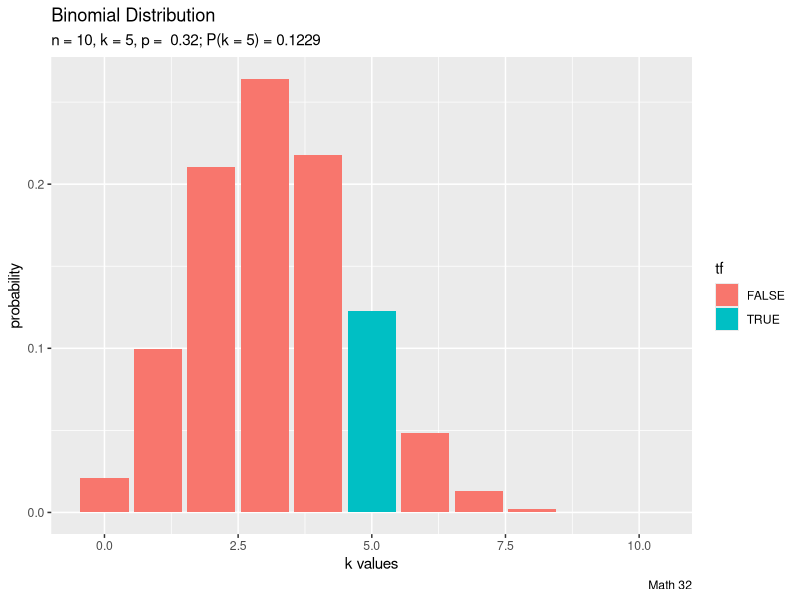
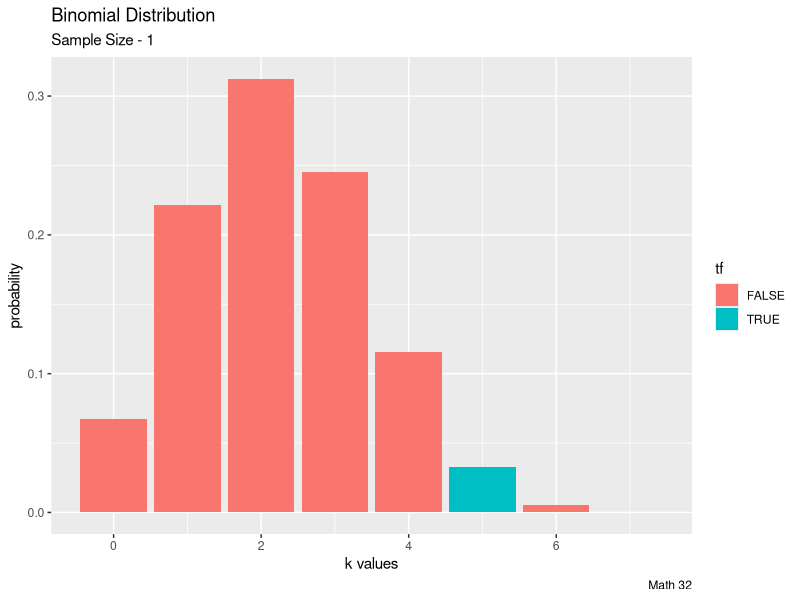
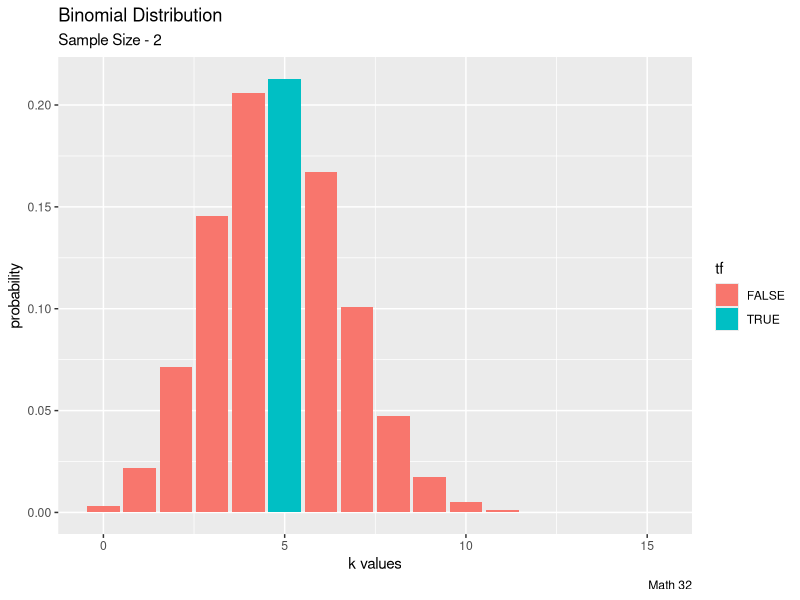
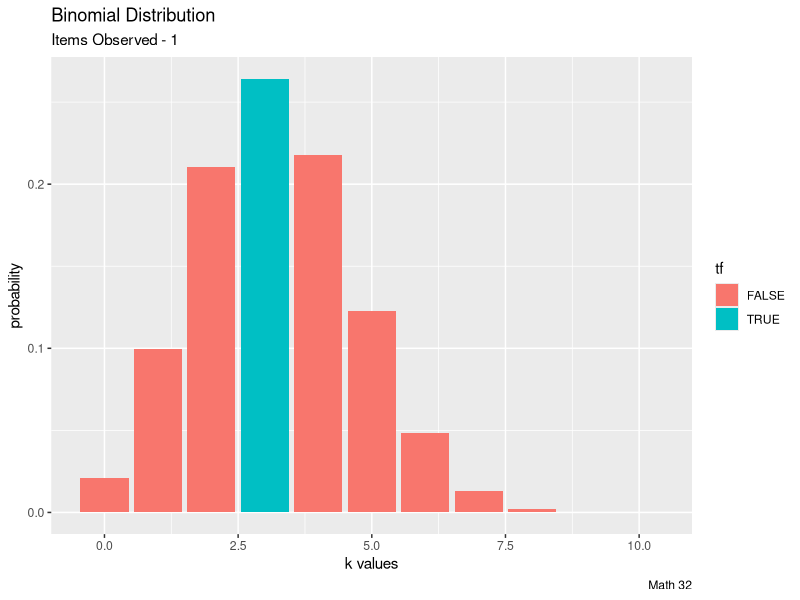
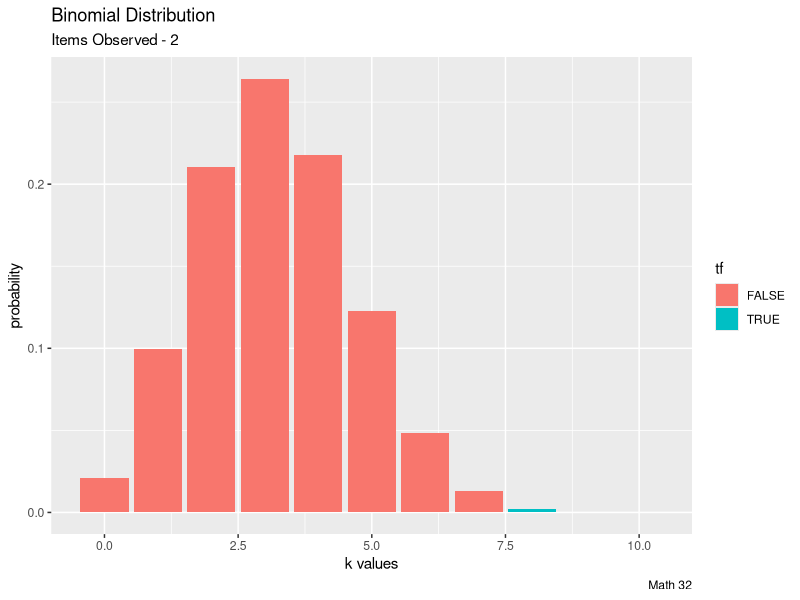
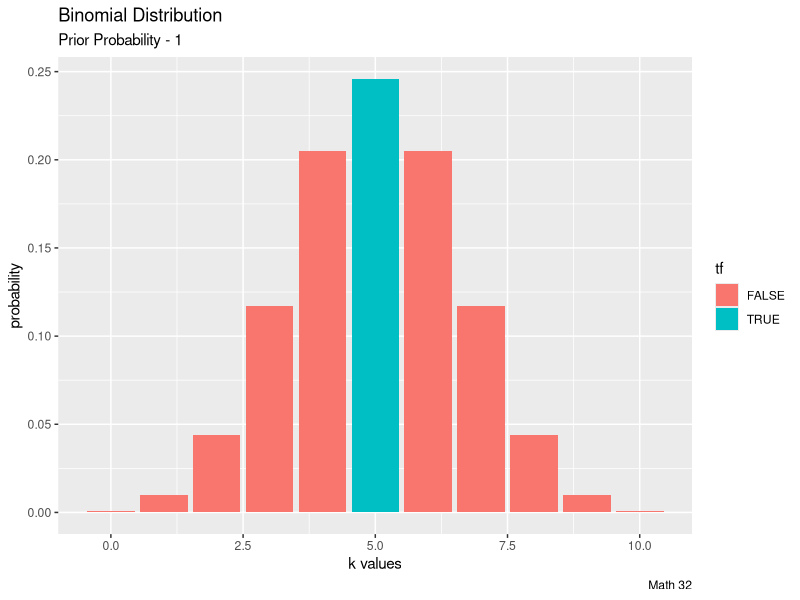
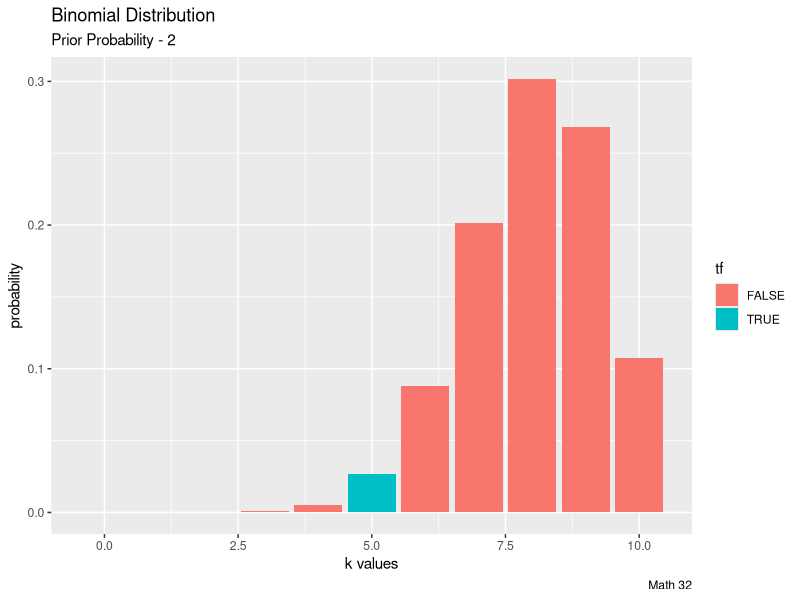

These charts were generated, in order, by the following R code:
## ---- chunk 1
# be sure to run lines of code like this to load code libraries before running subsequent code
library("ggplot2")
## ---- chunk 2
# this is an example of a comment
n <- 10 # sample size
k <- 5 # median
p <- 0.32 # probability

kvals <- 0:n
tf <- kvals == k
probabilities <- dbinom(kvals, n, p)
df <- data.frame(kvals, tf, probabilities) 

custom_subtitle <- paste0("n = ", n, ", ",
                          "k = ", k, ", ",
                          "p =  ", p, "; ",
                          "P(k = ", k,
                          ") = ", round(dbinom(k,n,p), 4)) # assigns letters for the variables, and also assigns a value to a function

ggplot(df, aes(x = kvals, y = probabilities, fill = tf)) + #creates a graph to plot the data above
  geom_bar(stat = "identity") +
  labs(title = "Binomial Distribution",
       subtitle = custom_subtitle,
       caption = "Math 32",
       x = "k values",
       y = "probability") 
## ---- chunk 3
# this is an example of a comment
n <- 7 # sample size
k <- 5 # True Value
p <- 0.32 # probability

kvals <- 0:n
tf <- kvals == k
probabilities <- dbinom(kvals, n, p)
df <- data.frame(kvals, tf, probabilities) 

custom_subtitle <- paste0("n = ", n, ", ",
                          "k = ", k, ", ",
                          "p =  ", p, "; ",
                          "P(k = ", k,
                          ") = ", round(dbinom(k,n,p), 4)) # assigns letters for the variables, and also assigns a value to a function

ggplot(df, aes(x = kvals, y = probabilities, fill = tf)) + #creates a graph to plot the data above
  geom_bar(stat = "identity") +
  labs(title = "Binomial Distribution",
       subtitle = "Sample Size - 1",
       caption = "Math 32",
       x = "k values",
       y = "probability") 
## ---- chunk 4
# this is an example of a comment
n <- 15 # sample size
k <- 5 # True Value
p <- 0.32 # probability

kvals <- 0:n
tf <- kvals == k
probabilities <- dbinom(kvals, n, p)
df <- data.frame(kvals, tf, probabilities) 

custom_subtitle <- paste0("n = ", n, ", ",
                          "k = ", k, ", ",
                          "p =  ", p, "; ",
                          "P(k = ", k,
                          ") = ", round(dbinom(k,n,p), 4)) # assigns letters for the variables, and also assigns a value to a function

ggplot(df, aes(x = kvals, y = probabilities, fill = tf)) + #creates a graph to plot the data above
  geom_bar(stat = "identity") +
  labs(title = "Binomial Distribution",
       subtitle = "Sample Size - 2",
       caption = "Math 32",
       x = "k values",
       y = "probability") 
## ---- chunk 5
# this is an example of a comment
n <- 10 # sample size
k <- 3 # True Value
p <- 0.32 # probability

kvals <- 0:n
tf <- kvals == k
probabilities <- dbinom(kvals, n, p)
df <- data.frame(kvals, tf, probabilities) 

custom_subtitle <- paste0("n = ", n, ", ",
                          "k = ", k, ", ",
                          "p =  ", p, "; ",
                          "P(k = ", k,
                          ") = ", round(dbinom(k,n,p), 4)) # assigns letters for the variables, and also assigns a value to a function

ggplot(df, aes(x = kvals, y = probabilities, fill = tf)) + #creates a graph to plot the data above
  geom_bar(stat = "identity") +
  labs(title = "Binomial Distribution",
       subtitle = "Items Observed - 1",
       caption = "Math 32",
       x = "k values",
       y = "probability") 
## ---- chunk 6
# this is an example of a comment
n <- 10 # sample size
k <- 8 # True Value
p <- 0.32 # probability

kvals <- 0:n
tf <- kvals == k
probabilities <- dbinom(kvals, n, p)
df <- data.frame(kvals, tf, probabilities) 

custom_subtitle <- paste0("n = ", n, ", ",
                          "k = ", k, ", ",
                          "p =  ", p, "; ",
                          "P(k = ", k,
                          ") = ", round(dbinom(k,n,p), 4)) # assigns letters for the variables, and also assigns a value to a function

ggplot(df, aes(x = kvals, y = probabilities, fill = tf)) + #creates a graph to plot the data above
  geom_bar(stat = "identity") +
  labs(title = "Binomial Distribution",
       subtitle = "Items Observed - 2",
       caption = "Math 32",
       x = "k values",
       y = "probability") 
## ---- chunk 7
# this is an example of a comment
n <- 10 # sample size
k <- 5 # median
p <- 0.5 # probability

kvals <- 0:n
tf <- kvals == k
probabilities <- dbinom(kvals, n, p)
df <- data.frame(kvals, tf, probabilities) 

custom_subtitle <- paste0("n = ", n, ", ",
                          "k = ", k, ", ",
                          "p =  ", p, "; ",
                          "P(k = ", k,
                          ") = ", round(dbinom(k,n,p), 4)) # assigns letters for the variables, and also assigns a value to a function

ggplot(df, aes(x = kvals, y = probabilities, fill = tf)) + #creates a graph to plot the data above
  geom_bar(stat = "identity") +
  labs(title = "Binomial Distribution",
       subtitle = "Prior Probability - 1",
       caption = "Math 32",
       x = "k values",
       y = "probability") 

## ---- chunk 8
# this is an example of a comment
n <- 10 # sample size
k <- 5 # median
p <- 0.8 # probability

kvals <- 0:n
tf <- kvals == k
probabilities <- dbinom(kvals, n, p)
df <- data.frame(kvals, tf, probabilities) 

custom_subtitle <- paste0("n = ", n, ", ",
                          "k = ", k, ", ",
                          "p =  ", p, "; ",
                          "P(k = ", k,
                          ") = ", round(dbinom(k,n,p), 4)) # assigns letters for the variables, and also assigns a value to a function

ggplot(df, aes(x = kvals, y = probabilities, fill = tf)) + #creates a graph to plot the data above
  geom_bar(stat = "identity") +
  labs(title = "Binomial Distribution",
       subtitle = "Prior Probability - 2",
       caption = "Math 32",
       x = "k values",
       y = "probability") 
